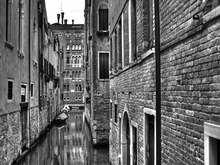
%> input picture Lab 1/Part1/venice1_edges.png, 220 x 165 px, shrunk from 640 x 480 before the run, given in place of alex.jpg, which was not available
$ octave Part1.m   (GNU Octave 9; MATLAB toolbox functions it lacks are replaced by stand-ins)
%> lines starting %> are read from the running program, lines starting %| are printed output that depends on the picture; in (x1, y1, x2, y2) boxes, pixels count from 0 and x2, y2 are one past the last pixel; in counts of white or black regions, pixels touching at a corner belong together; the program's own positions count from 1; pictures that were not available may be replaced by others from this repository, and a replacement may not be noted
### Lab 1/Part1/add_noise.m
%% add_noise(image,psnr): This function makes an image with a desired PSNR
function image_psnr = add_noise(image,psnr)
    % Firstly, let's calculate the correct standard deviation in order to
    % achieve the desired PSNR. From the given formula, it follows that:
        Imax = max(max(image));
        Imin = min(min(image));
        dev = (Imax - Imin) ./ 10.^(psnr/20);
        image_psnr = imnoise(image,'gaussian',0,dev^2);
end

### Lab 1/Part1/EdgeDetect.m
%% PART 1.2 - Edge Detection Algorithm Creation
% In this part we will create an algorithm that can detect the edges on an
% image. We follow the instructions from the lab paper.

function edge_image = EdgeDetect(image,s,LaplacType,th_edge)
    % 1.2.1 First we calculate the impulse response of two discrete linear
    % filters using the function make_kernels.
        [G,LoG] = make_kernels(s);

    % 1.2.2 - We try to approximate the Laplacian of the normalized image
    % using two methods, one linear and one non - linear.
    B = strel('arbitrary',[0 1 0; 1 1 1; 0 1 0]);
    Is = imfilter(image,G,'symmetric');
    if LaplacType == 0
        % This is the linear way with the convolution of the gaussian with
        % the image.
            L = imfilter(image,LoG,'symmetric');
    else
        % The second way is a non-linear way, which involves erosion and
        % dilation of the image.
            L = imdilate(Is,B) + imerode(Is,B) - 2.*Is;
    end

    % 1.2.3 - Find the zerocrossings of image L.
        % At first, we create the binary singned image X.
            X = (L >= 0);
        % Then we locate the edges of image X.
            Y = imdilate(X,B) - imerode(X,B);

    % 1.2.4 - Now we reject the zerocrossing in relatively smooth areas of
    % the image. To do so, we use the given formula, so we conclude that:
        [G_1,G_2] = imgradientxy(Is);
        abs_grad = sqrt(G_1.^2 + G_2.^2);
        maxIs = max(max(abs_grad));
        edge_image = (Y == 1)&(abs_grad > th_edge * maxIs);
end

### Lab 1/Part1/real_edges.m
%% real_edges(image,th_edge): This function locates the edges of original image.
% We use this function in order to find the edges of the original image
% with zero PSNR. This is done in order to calculate the accuracy of our
% methods.
function real_edges = real_edges(image,th_edge)
    % We use B in the same way as we used it in EdgeDetect function.
        B = strel('arbitrary',[0 1 0; 1 1 1; 0 1 0]);

    % Now we calculate the real edges in a way vary similar to the
    % EdgeDetect function.
        M = imdilate(image,B) - imerode(image,B);
        real_edges = (M >= th_edge);

end

### Lab 1/Part1/calculate_accuracy.m
%% calculate_accuracy(edges_0,edges_x): Calculates the accuracy of our model.
% With this function we calculate a percentage that shows the similarity
% between the not noisy image edges and the edges resulted from our own
% EdgeDetect function.

function C = calculate_accuracy(edges_0,edges_x)
    % We calculate the precision and the recall of our model according to
    % the formulas that were given in the lab paper.
        DT = edges_0 & edges_x;
        Precision = sum(DT(:,:))/sum(edges_0(:,:));
        Recall = sum(DT(:,:))/sum(edges_x(:,:));
        K1 = sum(sum(DT(:,:)));
        K2 = sum(sum(edges_0(:,:)));
        K3 = sum(sum(edges_x(:,:)));
        C = (Precision + Recall)./2;
end

### Lab 1/Part1/tune_params.m
%% tune_params(...): A function to find the best parameter comnination.
% Our purpose here is to maximize the accuracy percentage by combining the
% parameters in such a way that it reaches it maximum value.
function best_params = tune_params(image,psnrs,sigmas,types,thetas)
    % At first we find the real edges of the image.
        edges_0 = real_edges(image,0.2);

    % Then, we do the following tuning.
        best_params = zeros(size(psnrs,2),5);

        for psnr = psnrs
            % Calculate the noisy image and set the maximum.
                noisy_image = add_noise(image,psnr);
                maximum_C = 0;
            % Try all the parameter combinations.
                for sigma = sigmas
                    for theta = thetas
                        for type = types
                            edges_x = EdgeDetect(noisy_image,sigma,type,theta);
                            C = calculate_accuracy(edges_0,edges_x);
                            if maximum_C < C
                                maximum_C = C;
                                best_params(psnr/10,:) = [psnr sigma type theta C];
                            end
                        end
                    end
                end
        end
end

### Lab 1/Part1/make_kernels.m
%% make_kernels(s): This function creates two kernels.
% The kernels are the Gaussian and the Laplacian of the Gaussian. The sizes
% of the kernels is calclulated acording to the value of standard deviation
% s.
function [G,LoG] = make_kernels(s)
    % Firstly, we calculate the size of the kernel which will be a nxn
    % matrix.
        n = 2*ceil(3*s) + 1;
        HSIZE = [n n];
        G = fspecial('gaussian',HSIZE,s);
        LoG = fspecial('log',HSIZE,s);
end

### Lab 1/Part1/Part1.m
%% PART ONE - EDGE DETECTION
% In this part we will detect the edges of noisy images and then we will
% compare the results with the edges of a non noisy image in order to find
% the best parameters combination that maximizes the success percentage.
clear variables;

%% Part 1.1 - Image Loading and Creating the noisy image

% 1.1.1 - Read the image and normalize its pixel values between 0 and 1
image_original = imread('alex.jpg');
%> image_original is the input picture: size 165x220 uint8; min 0, max 255, mean 103.3
image_original = rgb2gray(image_original);
image = im2double(image_original);

% 1.1.2 - Add some noise to the image. In order to do so, we will make a
% function called add_noise.
    % Add white gaussian noise with zero mean and standard deviation s in
    % order to achieve the desired PSNR.
    desired_psnr = [10 20];
    image_psnr10 = add_noise(image,desired_psnr(1));
%> in add_noise, `Imax = max(max(image));`: Imax = 1
%> in add_noise, `Imin = min(min(image));`: Imin = 0
%> in add_noise, `dev = (Imax - Imin) ./ 10.^(psnr/20);`: dev = 0.316
%> in add_noise, `image_psnr = imnoise(image,'gaussian',0,dev^2);`:
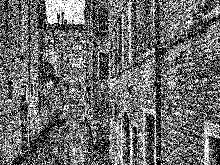
%> image_psnr: size 165x220 double; min 0, max 1, mean 0.419
    image_psnr20 = add_noise(image,desired_psnr(2));

edges_10 = EdgeDetect(image_psnr10,4,0,0.2);
%> in EdgeDetect, `X = (L >= 0);`:
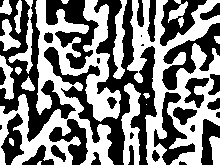
%> X: size 165x220 logical; 50.4% white; 33 black regions (4 under 20 px), largest, box (x1, y1, x2, y2) and area: (44, 0, 157, 165) 5363, (0, 0, 76, 142) 3289, (46, 0, 99, 69) 1624
%> in EdgeDetect, `Y = imdilate(X,B) - imerode(X,B);`: Y: size 165x220 double; values 0 (black) and 1 (white), 24.2% white in thin lines or dots
%> in EdgeDetect, `maxIs = max(max(abs_grad));`: maxIs = 3.53
%> in EdgeDetect, `edge_image = (Y == 1)&(abs_grad > th_edge * maxIs);`: edge_image: size 165x220 logical; 0.39% white in thin lines or dots
edges_10_nlinear = EdgeDetect(image_psnr10,4,1,0.2);
%> in EdgeDetect (call 2), `X = (L >= 0);`: X: size 165x220 logical; 50.3% white; 84 black regions (53 under 20 px), largest, box (x1, y1, x2, y2) and area: (94, 0, 198, 165) 4968, (0, 0, 87, 165) 2965, (40, 23, 104, 142) 1850
%> in EdgeDetect (call 2), `Y = imdilate(X,B) - imerode(X,B);`: Y: size 165x220 double; values 0 (black) and 1 (white), 33.3% white in thin lines or dots
%> in EdgeDetect (call 2), `edge_image = (Y == 1)&(abs_grad > th_edge * maxIs);`: edge_image: size 165x220 logical; 0.58% white in thin lines or dots
edges_20 = EdgeDetect(image_psnr20,1.5,0,0.2);
%> call 3 of EdgeDetect, with s = 1.5, LaplacType = 0, th_edge = 0.2
%> in EdgeDetect (call 3), `X = (L >= 0);`: X: size 165x220 logical; 50.8% white; 101 black regions (56 under 20 px), largest, box (x1, y1, x2, y2) and area: (0, 0, 157, 165) 8235, (160, 30, 220, 165) 2585, (0, 0, 29, 113) 1772
%> in EdgeDetect (call 3), `Y = imdilate(X,B) - imerode(X,B);`: Y: size 165x220 double; values 0 (black) and 1 (white), 58.1% white; black in thin lines or dots
%> in EdgeDetect (call 3), `abs_grad = sqrt(G_1.^2 + G_2.^2);`:
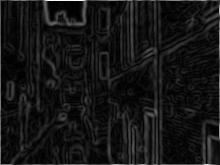
%> abs_grad: size 165x220 double; min 0.00151, max 3.9, mean 0.328; drawn with min black and max white
%> in EdgeDetect (call 3), `maxIs = max(max(abs_grad));`: maxIs = 3.9
%> in EdgeDetect (call 3), `edge_image = (Y == 1)&(abs_grad > th_edge * maxIs);`: edge_image: size 165x220 logical; 4.6% white in thin lines or dots
edges_20_nlinear = EdgeDetect(image_psnr20,1.5,1,0.2);
%> in EdgeDetect (call 4), `X = (L >= 0);`: X: size 165x220 logical; 50.8% white; 136 black regions (99 under 20 px), largest, box (x1, y1, x2, y2) and area: (95, 0, 157, 165) 4026, (0, 0, 53, 165) 3151, (20, 0, 100, 165) 3069
%> in EdgeDetect (call 4), `Y = imdilate(X,B) - imerode(X,B);`: Y: size 165x220 double; values 0 (black) and 1 (white), 60.3% white; black in thin lines or dots
%> in EdgeDetect (call 4), `edge_image = (Y == 1)&(abs_grad > th_edge * maxIs);`: edge_image: size 165x220 logical; 4.7% white in thin lines or dots

%% Part 1.3 - Predicting the accuracy of our methods.

% 1.3.1 - With function real_edges we find the edges of the original image
% without any noise added.
    edges_0 = real_edges(image,0.2);
%> in real_edges, `M = imdilate(image,B) - imerode(image,B);`:
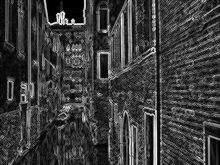
%> M: size 165x220 double; min 0, max 1, mean 0.241
%> in real_edges, `real_edges = (M >= th_edge);`: real_edges: size 165x220 logical; 52.7% white; 388 black regions (312 under 20 px), largest, box (x1, y1, x2, y2) and area: (12, 0, 144, 165) 4416, (0, 0, 28, 114) 2202, (155, 0, 220, 165) 950

% 1.3.2 - With function calculate_accuracy we calculate the similarity
% between the image we created and the original, not noisy, image.
    C_10 = calculate_accuracy(edges_0,edges_10);
%> in calculate_accuracy, `DT = edges_0 & edges_x;`: DT: size 165x220 logical; 0.13% white in thin lines or dots
%> in calculate_accuracy, `Precision = sum(DT(:,:))/sum(edges_0(:,:));`: Precision = 0.00206
%> in calculate_accuracy, `Recall = sum(DT(:,:))/sum(edges_x(:,:));`: Recall = 0.397
%> in calculate_accuracy, `K1 = sum(sum(DT(:,:)));`: K1 = 49
%> in calculate_accuracy, `K2 = sum(sum(edges_0(:,:)));`: K2 = 19130
%> in calculate_accuracy, `K3 = sum(sum(edges_x(:,:)));`: K3 = 143
%> in calculate_accuracy, `C = (Precision + Recall)./2;`: C = 0.2
%> C_10 = 0.2
    C_20 = calculate_accuracy(edges_0,edges_20);
%> in calculate_accuracy (call 2), `DT = edges_0 & edges_x;`:
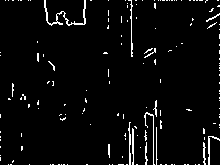
%> DT: size 165x220 logical; 3.7% white in thin lines or dots
%> in calculate_accuracy (call 2), `Precision = sum(DT(:,:))/sum(edges_0(:,:));`: Precision = 0.0732
%> in calculate_accuracy (call 2), `Recall = sum(DT(:,:))/sum(edges_x(:,:));`: Recall = 0.727
%> in calculate_accuracy (call 2), `K1 = sum(sum(DT(:,:)));`: K1 = 1333
%> in calculate_accuracy (call 2), `K3 = sum(sum(edges_x(:,:)));`: K3 = 1652
%> in calculate_accuracy (call 2), `C = (Precision + Recall)./2;`: C = 0.4
%> C_20 = 0.4

% 1.3.3 - With function tune_params we choose the best parameters
% combination that maximizes our similarity percentage. First, we set the
% range of our variables:
    desired_psnr = [10 20 30];
    desired_sigma = 0.2:0.2:4;
    filtering_type = [0 1];
    desired_th_edge = 0.05:0.025:0.3;
    best_params = tune_params(image,desired_psnr,desired_sigma,filtering_type,desired_th_edge);
%> (the run ends here)
